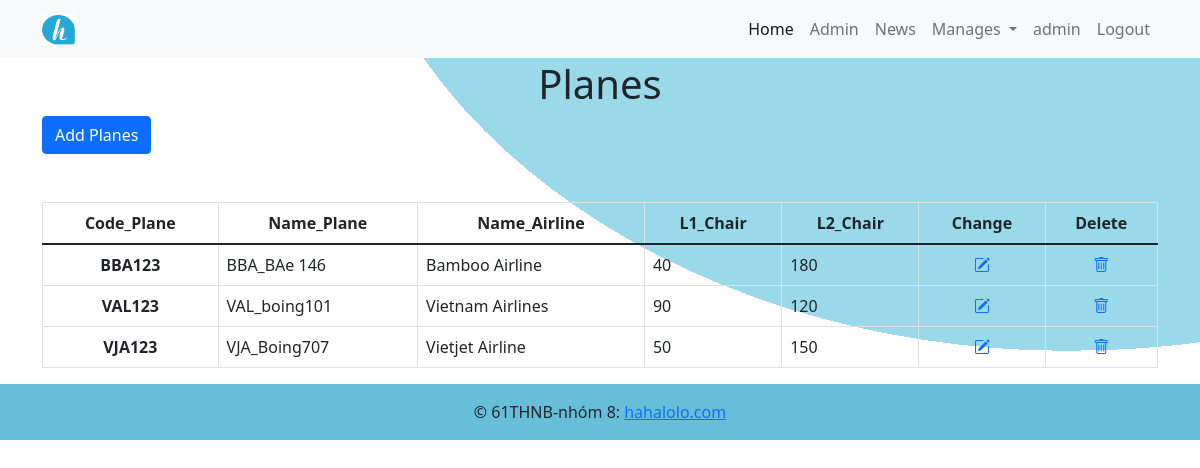
The page /admin/plane_admin.php (signed in) on the database its author committed.
### tables this page shows
CREATE TABLE `list_planes` (
  `Code_Plane` char(7) NOT NULL,
  `Name_Plane` varchar(25) NOT NULL,
  `Name_Airline` varchar(25) NOT NULL,
  `img` varchar(200) NOT NULL,
  `L1_Chair` int(11) DEFAULT NULL,
  `L2_Chair` int(11) DEFAULT NULL
);

### admin/plane_admin.php (the view, shortened to what this page needs)
<?php
include "header_admin.php";
?>
<div class="container" style="margin-top: 5%;">
    <h1 class="mt-3 text-center">Planes</h1>
    <a class="btn btn-primary mb-5 bt-3" href="plane_add_admin.php" role="button">Add Planes</a>
    <table class="table table-hover table-bordered">
        <thead>
            <tr>
                <th scope="col" class="text-center">Code_Plane</th>
                <th scope="col" class="text-center">Name_Plane</th>
                <th scope="col" class="text-center">Name_Airline</th>
                <th scope="col" class="text-center">L1_Chair</th>
                <th scope="col" class="text-center">L2_Chair</th>
                <th scope="col" class="text-center">Change </th>
                <th scope="col" class="text-center">Delete </th>
            </tr>
        </thead>
        <tbody>
            <?php
            include "connect.php";
            $query = "SELECT * FROM list_planes";
            $result = mysqli_query($conn, $query);
            while ($data = mysqli_fetch_assoc($result)) {
            ?>
                <tr>
                    <th scope="row" class="text-center"><?php echo $data['Code_Plane']  ?></th>
                    <td><?php echo $data['Name_Plane']  ?></td>
                    <td><?php echo $data['Name_Airline']  ?></td>
                    <td ><?php echo $data['L1_Chair']  ?></td>
                    <td ><?php echo $data['L2_Chair']  ?></td>
                    <td class="text-center"><a href="plane_edit_admin.php?Code_Plane=<?php echo $data['Code_Plane'] ?>"><i class="bi bi-pencil-square"></i> </a></td>
                    <td class="text-center"><a href="plane_delete_admin.php?Code_Plane=<?php echo $data['Code_Plane'] ?>"><i class="bi bi-trash"></i></a></td>
                </tr>
            <?php
            }
            ?>
        </tbody>
    </table>
</div>
<?php
include "footer.php";
?>

### assets/css/admin.css (style rules this page uses)
body { background-color: white; }

### rows shown on the page
list_planes: Code_Plane "BBA123", Name_Plane "BBA_BAe 146", Name_Airline "Bamboo Airline", L1_Chair "40", L2_Chair "180"
list_planes: Code_Plane "VAL123", Name_Plane "VAL_boing101", Name_Airline "Vietnam Airlines", L1_Chair "90", L2_Chair "120"
list_planes: Code_Plane "VJA123", Name_Plane "VJA_Boing707", Name_Airline "Vietjet Airline", L1_Chair "50", L2_Chair "150"

### other values the page prints
$_SESSION['USERNAME_admin'] "admin"
